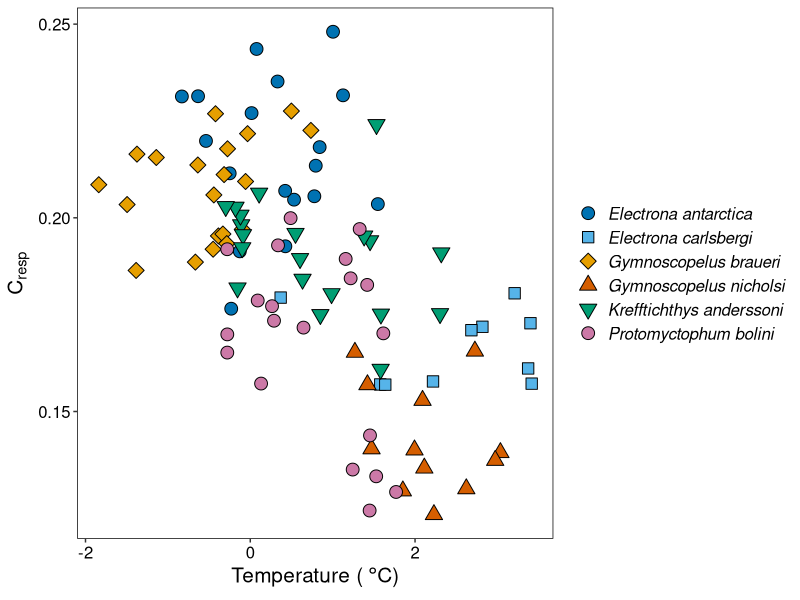
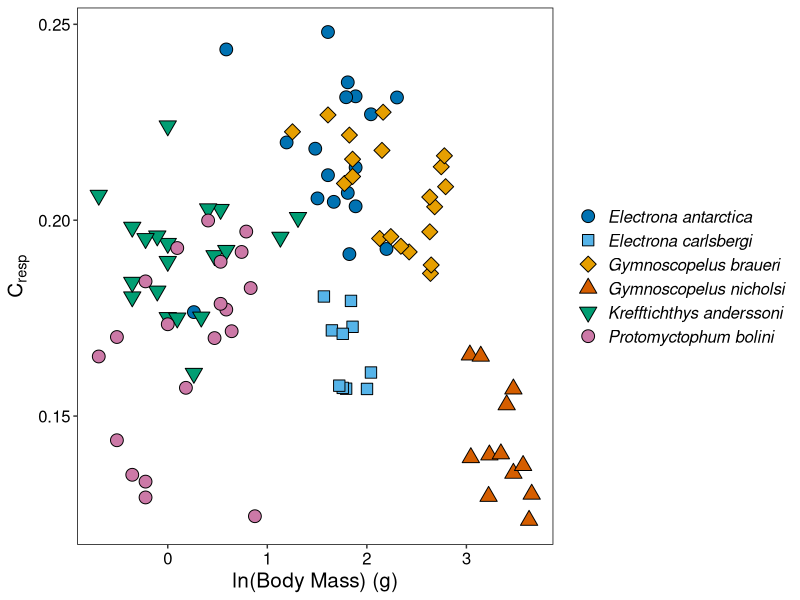

Write the R code that produced these figures, in order.
#### Body Mass Temp Plots ####

# Figures 3 & 4

# Load required packages

library(tidyverse)
library(gridExtra)

myct <- read.csv("Data/Myctophids_M_Temp_Bel.csv")
myct_tidy <- filter(myct, !is.na(Weight.x))
myct_tidy <- filter(myct_tidy, !is.na(mean_M))
myct_tidy$ln_Weight <- log(myct_tidy$Weight.x)

#### Temperature ####

cbPalette <- c("#0072B2", "#56B4E9", "#E69F00", "#D55E00", "#009E73", "#CC79A7") # Colourblind friendly palette

plot1 <- ggplot(myct_tidy, aes(mean_Temp, mean_M, sciname)) +
  scale_fill_manual(values = cbPalette) +
  scale_colour_manual(values = cbPalette) +
  geom_point(aes(fill = sciname, shape = sciname), size = 4) + # Colour points according to species
  # Customise the theme
  scale_shape_manual(values = c(21, 22, 23, 24, 25, 21)) +
  xlab(expression('Temperature ('*~degree*C*')')) +
  ylab(expression("C" ["resp"])) +
  # Add error-bars using sd
  theme(panel.background = element_blank(), # Keep the background blank
        text = element_text(size = 15),
        panel.border = element_rect(colour = "black", fill = NA),
        legend.title = element_blank(),
        legend.key=element_blank(),
        legend.text = element_text(face = "italic"),
        axis.text.x = element_text(colour = "black"),
        axis.text.y = element_text(colour = "black"))  # Print the minor gridlines

# Autosave as SVG

svg("Plots/01_Among_Species/03_Cresp_Temperature.svg", height = 5, width = 8)
plot1
dev.off()

#### Body mass ####

plot2 <- ggplot(myct_tidy, aes(ln_Weight, mean_M, sciname)) +
  scale_fill_manual(values = cbPalette) +
  scale_colour_manual(values = cbPalette) +
  geom_point(aes(fill = sciname, shape = sciname), size = 4) + # Colour points according to species
  # Customise the theme
  scale_shape_manual(values = c(21, 22, 23, 24, 25, 21)) +
  xlab("ln(Body Mass) (g)") +
  ylab(expression("C" ["resp"])) +
  # Add error-bars using sd
  theme(panel.background = element_blank(), # Keep the background blank
        text = element_text(size = 15),
        panel.border = element_rect(colour = "black", fill = NA),
        legend.title = element_blank(),
        legend.key=element_blank(),
        legend.text = element_text(face = "italic"),
        axis.text.x = element_text(colour = "black"),
        axis.text.y = element_text(colour = "black"))  # Print the minor gridlines

# Autosave as SVG

svg("Plots/01_Among_Species/02_Cresp_Body_Mass.svg", height = 5, width = 8)
plot2
dev.off()
